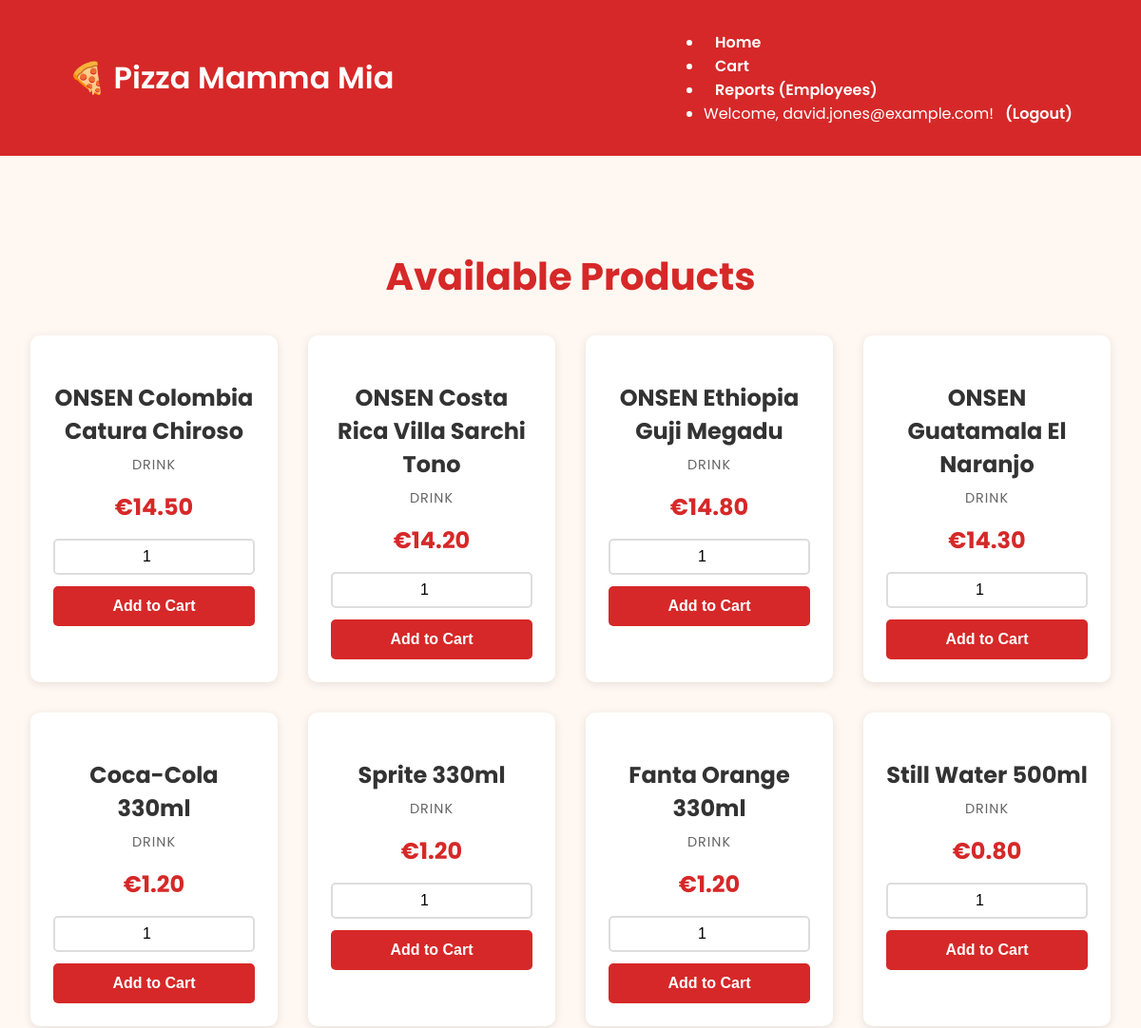
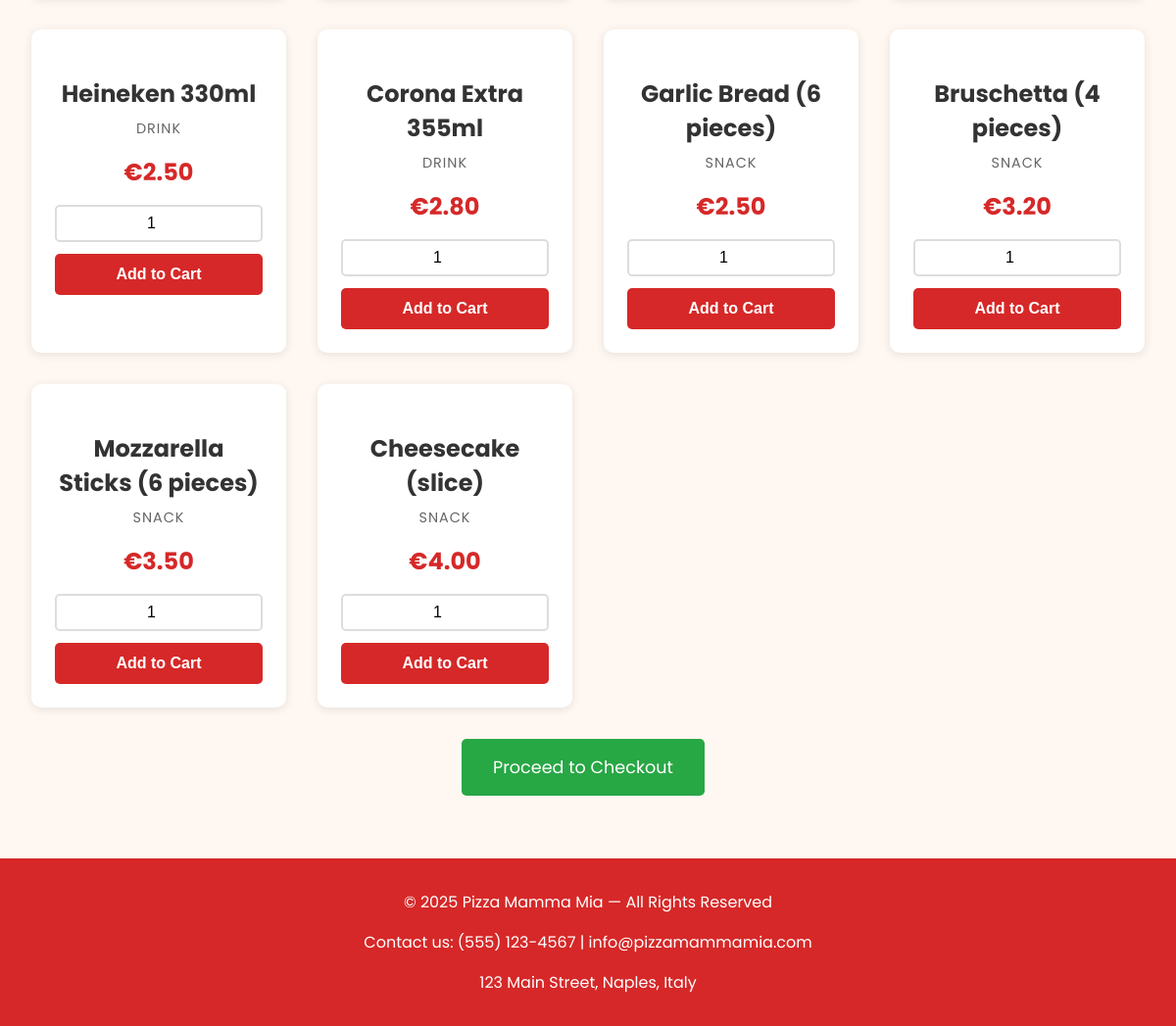
Page /products (signed in) on the committed database (2 pictures, top to bottom).
### ORM/Customer.py (models this page shows, shortened)
class Customer(db.Model):
    __tablename__ = 'Customer'
    customer_id = db.Column(db.Integer, primary_key=True, autoincrement=True)
    first_name = db.Column(db.String(80), nullable=False)
    last_name = db.Column(db.String(80), nullable=False)
    email = db.Column(db.String(254), nullable=False, unique=True)
    password = db.Column(db.String(255), nullable=False)
    birth_date = db.Column(db.Date, nullable=False)
    postcode = db.Column(db.String(20), nullable=False)
    gender = db.Column(db.String(10), nullable=False)
    __table_args__ = (
        CheckConstraint('birth_date <= CURRENT_DATE', name='chk_birth_date'),
        CheckConstraint("postcode REGEXP '^[0-9]{5}$'", name='chk_postcode'),
    )

### ORM/Product.py (models this page shows, shortened)
class Product(db.Model):
    __tablename__ = "Product"
    product_id = db.Column(db.Integer, primary_key=True)
    name = db.Column(db.String(120), nullable=False, unique=True)
    category = db.Column(db.String(50))
    cost = db.Column(db.Float, nullable=False)
    active = db.Column(db.Boolean, default=True)
    order_products = db.relationship("OrderProduct", back_populates="product")

### main.py (the view)
@app.route("/products")
def products_page():
    customer_id = session.get("customer_id")
    customer = Customer.query.get(customer_id) if customer_id else None
    products = Product.query.filter_by(active=True).all()
    return render_template(
        "products_page.html",
        products=products,
        current_year=datetime.now().year,
        customer=customer
    )

### templates/products_page.html (shortened to what this page needs)
{% extends "home_base.html" %}
{% block content %}
<section class="products">
    <h2>Available Products</h2>
    {% if products %}
        <div class="product-grid">
            {% for product in products %}
            <div class="product-card">
                <h3>{{ product.name }}</h3>
                <p class="product-category">{{ product.category|capitalize }}</p>
                <p class="product-price">€{{ "%.2f"|format(product.cost) }}</p>
                <form action="{{ url_for('add_product_to_cart', product_id=product.product_id) }}" method="POST">
                    <input type="number" name="quantity" value="1" min="1" class="quantity-input">
                    <button type="submit" class="btn">Add to Cart</button>
                </form>
            </div>
            {% endfor %}
        </div>
        <div class="products-actions">
            <a href="{{ url_for('checkout_page') }}" class="btn primary">Proceed to Checkout</a>
        </div>
    {% else %}
        <p>No products available.</p>
    {% endif %}
</section>
{% endblock %}

### templates/home_base.html (shortened to what this page needs)
<!DOCTYPE html>
<html lang="en">
<head>
    <link rel="stylesheet" href="{{ url_for('static', filename='style.css') }}">
</head>
<body>
    <header class="navbar">
        <div class="container">
            <h1 class="logo"><a href="{{ url_for('index') }}">🍕 Pizza Mamma Mia</a></h1>
            <nav>
                <ul>
                    <li><a href="{{ url_for('index') }}">Home</a></li>
                    <li><a href="{{ url_for('cart_summary_route') }}">Cart</a></li>
                    <li><a href="{{ url_for('reports_page') }}">Reports (Employees)</a></li>
                    {% if session.get('customer_id') %}
                        <li>
                            Welcome, {{ session.get('customer_name') }}!<a href="{{ url_for('logout') }}">(Logout)</a>
                        </li>
                    {% else %}
                        <li><a href="{{ url_for('signIn_route') }}">Sign In</a></li>
                    {% endif %}
                </ul>
            </nav>
        </div>
    </header>
    <main class="content">
        {% block content %}{% endblock %}
    </main>
    <footer class="footer">
        <p>&copy; {{ current_year }} Pizza Mamma Mia — All Rights Reserved</p>
        <p>Contact us: (555) 123-4567 | info@pizzamammamia.com</p>
        <p>123 Main Street, Naples, Italy</p>
    </footer>
</body>
</html>

### static/style.css (style rules this page uses)
:root { --pizza-red: #d62828; --pizza-yellow: #fcbf49; --pizza-light: #fff8f2; --pizza-cream: #fff0e1; --text-dark: #333; }
* { box-sizing: border-box; }
body { font-family: 'Poppins', sans-serif; margin: 0; background-color: var(--pizza-light); color: var(--text-dark); display: flex; flex-direction: column; min-height: 100vh; }
a { text-decoration: none; color: inherit; }
.navbar { background-color: var(--pizza-red); color: white; padding: 1rem 0; }
.navbar .container { width: 90%; margin: 0 auto; display: flex; justify-content: space-between; align-items: center; flex-wrap: wrap; }
.navbar a { color: white; margin: 0 0.75rem; font-weight: 600; transition: color 0.2s ease; }
.footer { text-align: center; padding: 1rem; background-color: var(--pizza-red); color: white; margin-top: auto; }
.btn { padding: 10px 20px; background-color: #28a745; color: white; text-decoration: none; border-radius: 5px; margin-right: 10px; display: inline-block; border: none; cursor: pointer; font-size: 1rem; }
.products { max-width: 1200px; margin: 2rem auto; padding: 2rem; }
.products h2 { color: var(--pizza-red); text-align: center; margin-bottom: 2rem; font-size: 2.5rem; }
.product-grid { display: grid; grid-template-columns: repeat(auto-fill, minmax(250px, 1fr)); gap: 2rem; margin-bottom: 2rem; }
.product-card { background: white; border-radius: 10px; padding: 1.5rem; text-align: center; box-shadow: 0 2px 10px rgba(0, 0, 0, 0.1); transition: transform 0.3s, box-shadow 0.3s; }
.product-card h3 { color: var(--text-dark); font-size: 1.5rem; margin-bottom: 0.5rem; }
.product-category { color: #666; font-size: 0.9rem; text-transform: uppercase; letter-spacing: 1px; margin: 0.5rem 0; }
.product-price { font-size: 1.5rem; font-weight: bold; color: var(--pizza-red); margin: 1rem 0; }
.product-card form { display: flex; flex-direction: column; gap: 0.75rem; margin-top: 1rem; }
.product-card .quantity-input { padding: 0.5rem; border: 2px solid #ddd; border-radius: 5px; font-size: 1rem; text-align: center; }
.product-card .btn { width: 100%; padding: 0.75rem; background-color: var(--pizza-red); color: white; border: none; border-radius: 5px; cursor: pointer; font-size: 1rem; font-weight: 600; transition: background-color 0.3s; }
.products-actions { text-align: center; margin-top: 2rem; }
.products-actions .btn { padding: 1rem 2rem; font-size: 1.1rem; }

### rows in the picture
Customer: get "david.jones@example.com"
Product: name "ONSEN Colombia Catura Chiroso", category "DRINK", cost "14.50"
Product: name "ONSEN Costa Rica Villa Sarchi Tono", category "DRINK", cost "14.20"
Product: name "ONSEN Ethiopia Guji Megadu", category "DRINK", cost "14.80"
Product: name "ONSEN Guatamala El Naranjo", category "DRINK", cost "14.30"
Product: name "Coca-Cola 330ml", category "DRINK", cost "1.20"
Product: name "Sprite 330ml", category "DRINK", cost "1.20"
Product: name "Fanta Orange 330ml", category "DRINK", cost "1.20"
Product: name "Still Water 500ml", category "DRINK", cost "0.80"
Product: name "Heineken 330ml", category "DRINK", cost "2.50"
Product: name "Corona Extra 355ml", category "DRINK", cost "2.80"
Product: name "Garlic Bread (6 pieces)", category "SNACK", cost "2.50"
Product: name "Bruschetta (4 pieces)", category "SNACK", cost "3.20"
Product: name "Mozzarella Sticks (6 pieces)", category "SNACK", cost "3.50"
Product: name "Cheesecake (slice)", category "SNACK", cost "4.00"
